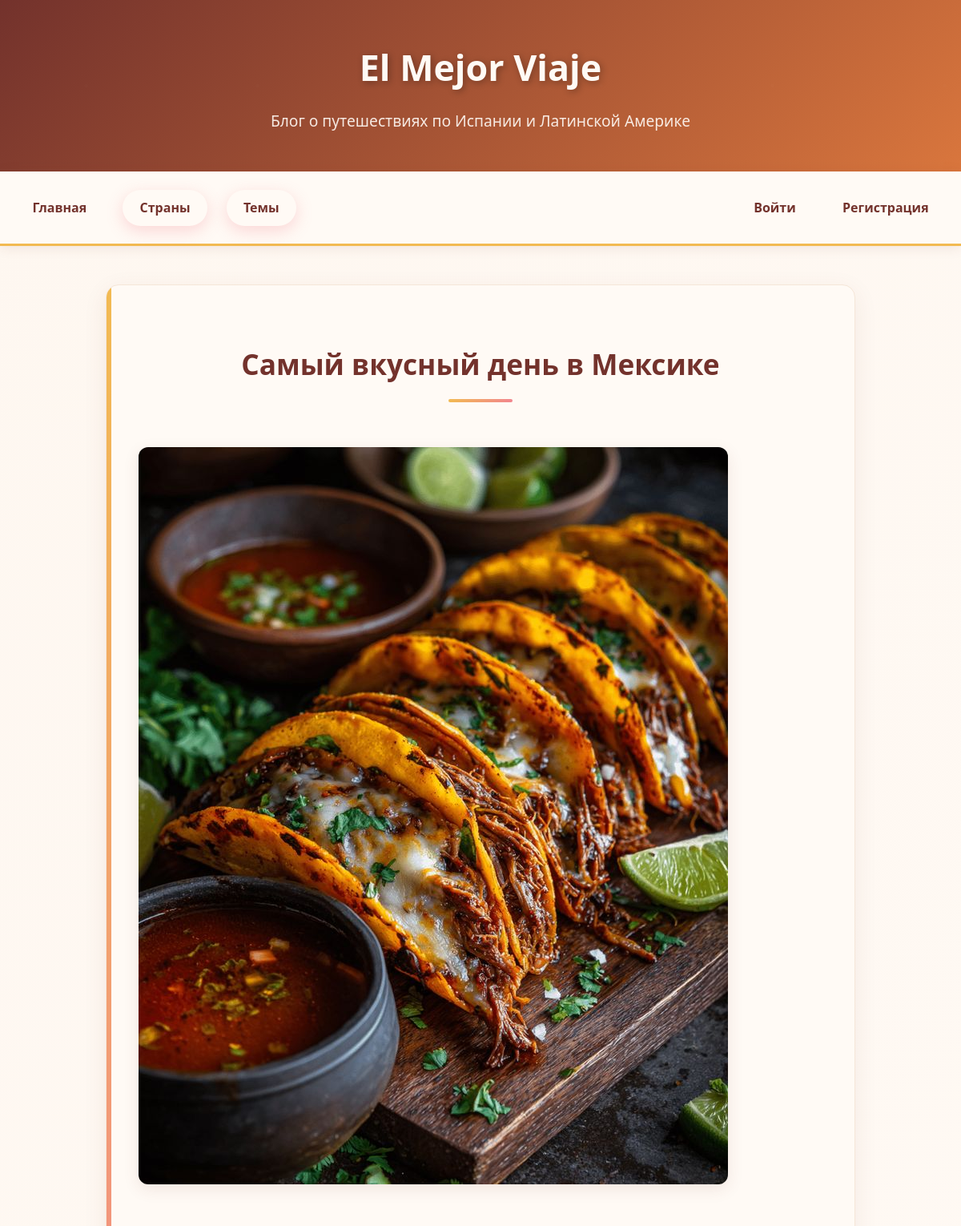
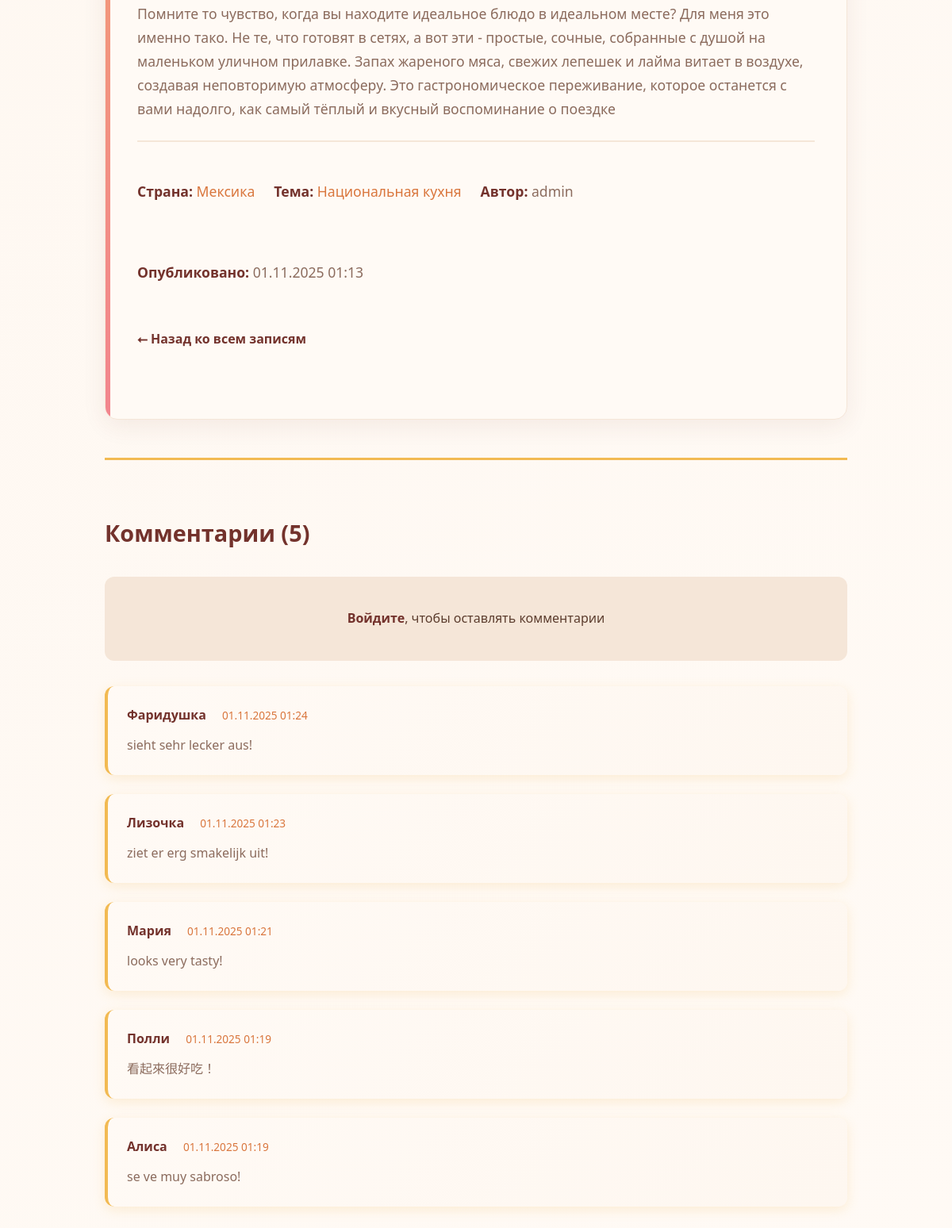
Page /post/6/ on the committed database (2 pictures, top to bottom).
### blog/models.py (models this page shows, shortened)
class Post(models.Model):
    POST_TYPE_CHOICES = [
        ('culture', 'Культура и традиции'),
        ('city', 'Города и достопримечательности'),
        ('food', 'Национальная кухня'),
        ('advice', 'Советы путешественникам'),
    ]
    title = models.CharField(max_length=200, verbose_name='Заголовок')
    content = models.TextField(verbose_name='Содержание')
    created_date = models.DateTimeField(default=timezone.now, verbose_name='Дата создания')
    published_date = models.DateTimeField(blank=True, null=True, verbose_name='Дата публикации')
    author = models.ForeignKey(User, on_delete=models.CASCADE, verbose_name='Автор')
    country = models.ForeignKey(Country, on_delete=models.SET_NULL, null=True, verbose_name='Страна')
    post_type = models.CharField(max_length=20, choices=POST_TYPE_CHOICES, default='city', verbose_name='Тип поста')
    image = models.ImageField(upload_to='post_images/', blank=True, null=True, verbose_name='Главное изображение')
    class Meta:
        verbose_name = 'Пост о путешествии'
        verbose_name_plural = 'Посты о путешествиях'

class Country(models.Model):
    name = models.CharField(max_length=100, verbose_name='Название страны')
    capital = models.CharField(max_length=100, verbose_name='Столица')
    description = models.TextField(blank=True, verbose_name='Описание страны')
    class Meta:
        verbose_name = 'Страна'
        verbose_name_plural = 'Страны'

class Comment(models.Model):
    post = models.ForeignKey(Post, on_delete=models.CASCADE, related_name='comments')
    author = models.ForeignKey(User, on_delete=models.CASCADE)
    text = models.TextField(verbose_name='Текст комментария')
    created_date = models.DateTimeField(default=timezone.now)
    class Meta:
        verbose_name = 'Комментарий'
        verbose_name_plural = 'Комментарии'
        ordering = ['-created_date']

### blog/views.py (the view)
# urls.py: path('post/<int:pk>/', views.post_detail, name='post_detail'),
def post_detail(request, pk):
    post = get_object_or_404(Post, pk=pk)
    return render(request, 'blog/post_detail.html', {'post': post})

### blog/context_processors.py (called while the page is built)
def blog_context(request):
    return {
        'countries': Country.objects.all(),
        'post_types': Post.POST_TYPE_CHOICES,
    }

### blog/templates/blog/post_detail.html (shortened to what this page needs)
{% extends 'blog/base.html' %}
{% block content %}
    <article class="post">
        <h2>{{ post.title }}</h2>
        {% if post.image %}
            <img src="{{ post.image.url }}" alt="{{ post.title }}">
        {% endif %}
        <p>{{ post.content|linebreaks }}</p>
        <div class="post-meta">
            <p><strong>Страна:</strong>
                <a href="{% url 'country_posts' post.country.id %}">
                    {{ post.country.name }}
                </a>
            </p>
            <p><strong>Тема:</strong> <a href="{% url 'posts_by_type' post.post_type %}">{{ post.get_post_type_display }}</a></p>
            <p><strong>Автор:</strong> {{ post.author }}</p>
            <p><strong>Опубликовано:</strong> {{ post.published_date|date:"d.m.Y H:i" }}</p>
        </div>
        <div class="post-links">
            <a href="{% url 'post_list' %}">⭠ Назад ко всем записям</a>
        </div>
    </article>
    <section class="comments">
        <h3>Комментарии ({{ post.comments.count }})</h3>
        {% if user.is_authenticated %}
        <form method="post" action="{% url 'add_comment' pk=post.pk %}">
            {% csrf_token %}
            <textarea name="text" placeholder="Оставьте ваш комментарий..." required></textarea>
            <button type="submit">Отправить комментарий</button>
        </form>
        {% else %}
        <div class="comments-login">
            <p><a href="{% url 'login' %}">Войдите</a>, чтобы оставлять комментарии</p>
        </div>
        {% endif %}
        {% for comment in post.comments.all %}
        <div class="comment">
            <strong>{{ comment.author.username }}</strong>
            <small>{{ comment.created_date|date:"d.m.Y H:i" }}</small>
            <p>{{ comment.text }}</p>
        </div>
        {% empty %}
        <p>Пока нет комментариев. Будьте первым!</p>
        {% endfor %}
    </section>
{% endblock %}

### blog/static/blog/css/style.css (style rules this page uses)
:root { --pink: #f2858e; --yellow: #f2ba52; --orange: #d99543; --dark-orange: #d9763d; --burgundy: #73322c; --light-pink: #f4a199; --light-yellow: #f4c67d; --light-orange: #e0a866; --light-dark-orange: #e08a5a; --light-burgundy: #8a423a; --cream: #fef7f0; --white: #fffaf5; --gray: #f5e6d8; --medium-gray: #e8d5c4; --dark-text: #5c3d2e; --medium-text: #8b6b5d; }
* { box-sizing: border-box; }
body { font-family: 'Segoe UI', system-ui, -apple-system, sans-serif; margin: 0; padding: 0; line-height: 1.6; background: linear-gradient(135deg, var(--cream) 0%, var(--white) 100%); color: var(--dark-text); min-height: 100vh; }
.content h2 { color: var(--burgundy); font-size: 2.2rem; margin-bottom: 2rem; text-align: center; font-weight: 700; position: relative; }
.content h2::after { content: ''; display: block; width: 80px; height: 4px; background: linear-gradient(90deg, var(--yellow) 0%, var(--pink) 100%); margin: 1rem auto; border-radius: 2px; }
.post { background: var(--white); border-radius: 16px; padding: 2.5rem; margin-bottom: 2.5rem; box-shadow: 0 8px 30px rgba(115, 50, 44, 0.08); transition: all 0.3s ease; border: 1px solid var(--gray); position: relative; overflow: hidden; }
.post::before { content: ''; position: absolute; top: 0; left: 0; width: 6px; height: 100%; background: linear-gradient(180deg, var(--yellow) 0%, var(--pink) 100%); }
.post img { max-width: 100%; height: auto; border-radius: 12px; margin: 1.5rem 0; box-shadow: 0 6px 20px rgba(115, 50, 44, 0.1); transition: transform 0.3s ease; }
.post p { color: var(--medium-text); font-size: 1.1rem; line-height: 1.7; margin: 1.5rem 0; }
.post-meta { color: var(--dark-orange); font-size: 0.95em; border-top: 2px solid var(--gray); padding-top: 1.5rem; margin-top: 1.5rem; display: flex; flex-wrap: wrap; gap: 1.5rem; align-items: center; }
.post-meta strong { color: var(--burgundy); font-weight: 600; }
.post-meta a { color: var(--dark-orange); text-decoration: none; transition: color 0.3s ease; font-weight: 500; }
.post-links { margin: 2rem 0; }
.post-links a { color: var(--burgundy); text-decoration: none; font-weight: 600; transition: color 0.3s ease; display: inline-block; margin-bottom: 1rem; }
.comments-login { text-align: center; margin: 2rem 0; padding: 1.5rem; background: var(--gray); border-radius: 12px; }
.comments-login a { color: var(--burgundy); text-decoration: none; font-weight: 600; transition: color 0.3s ease; }
.comments { margin-top: 3rem; padding-top: 2.5rem; border-top: 3px solid var(--yellow); }
.comments h3 { color: var(--burgundy); font-size: 1.8rem; margin-bottom: 1.5rem; font-weight: 700; }
.comment { background: linear-gradient(135deg, var(--white) 0%, var(--cream) 100%); border-radius: 12px; padding: 1.5rem; margin-bottom: 1.5rem; border-left: 4px solid var(--yellow); box-shadow: 0 4px 15px rgba(242, 186, 82, 0.2); }
.comment strong { color: var(--burgundy); font-weight: 600; }
.comment small { color: var(--dark-orange); font-size: 0.85em; margin-left: 1rem; }
.comment p { margin: 0.8rem 0 0 0; color: var(--medium-text); line-height: 1.6; }

### rows in the picture
Post: title "Самый вкусный день в Мексике", image (picture), content "Помните то чувство, когда вы находите идеальное блюдо в идеальном месте? Для меня это именно тако. Не те, что готовят в сетях, а вот эти - простые, сочные, собранные с душой на маленьком уличном прилавке. Запах жареного мяса, свежих лепешек и лайма витает в воздухе, создавая неповторимую атмосферу. Это гастрономическое переживание, которое останется с вами надолго, как самый тёплый и вкусный воспоминание о поездке", country.name "Мексика", post_type "Национальная кухня", author "admin", published_date "01.11.2025 01:13", comments.count "5"
Comment: author.username "Фаридушка", created_date "01.11.2025 01:24", text "sieht sehr lecker aus!"
Comment: author.username "Лизочка", created_date "01.11.2025 01:23", text "ziet er erg smakelijk uit!"
Comment: author.username "Мария", created_date "01.11.2025 01:21", text "looks very tasty!"
Comment: author.username "Полли", created_date "01.11.2025 01:19", text "看起來很好吃！"
Comment: author.username "Алиса", created_date "01.11.2025 01:19", text "se ve muy sabroso!"
